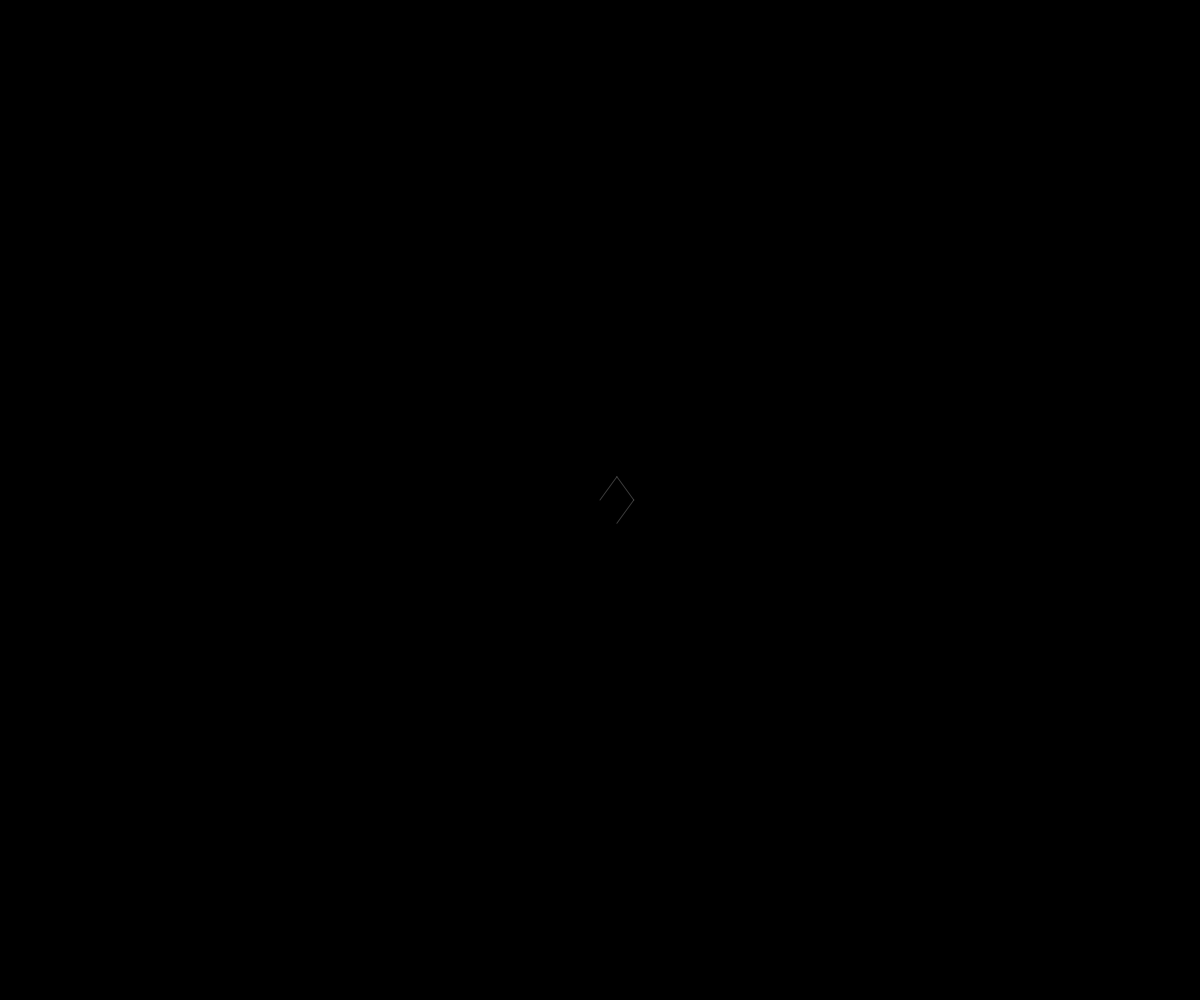
Frame 1 (no input)
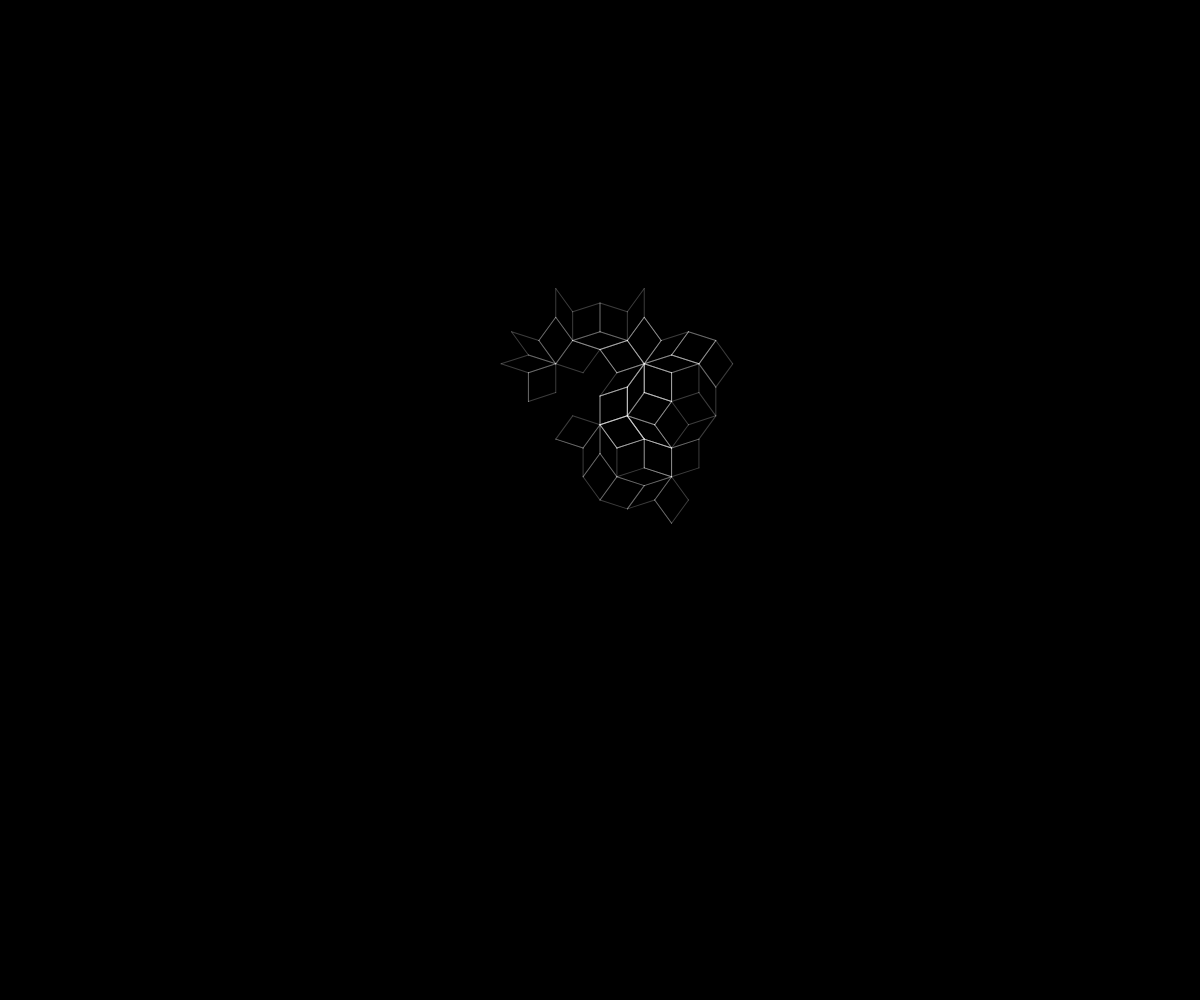
Frame 60 (no input)
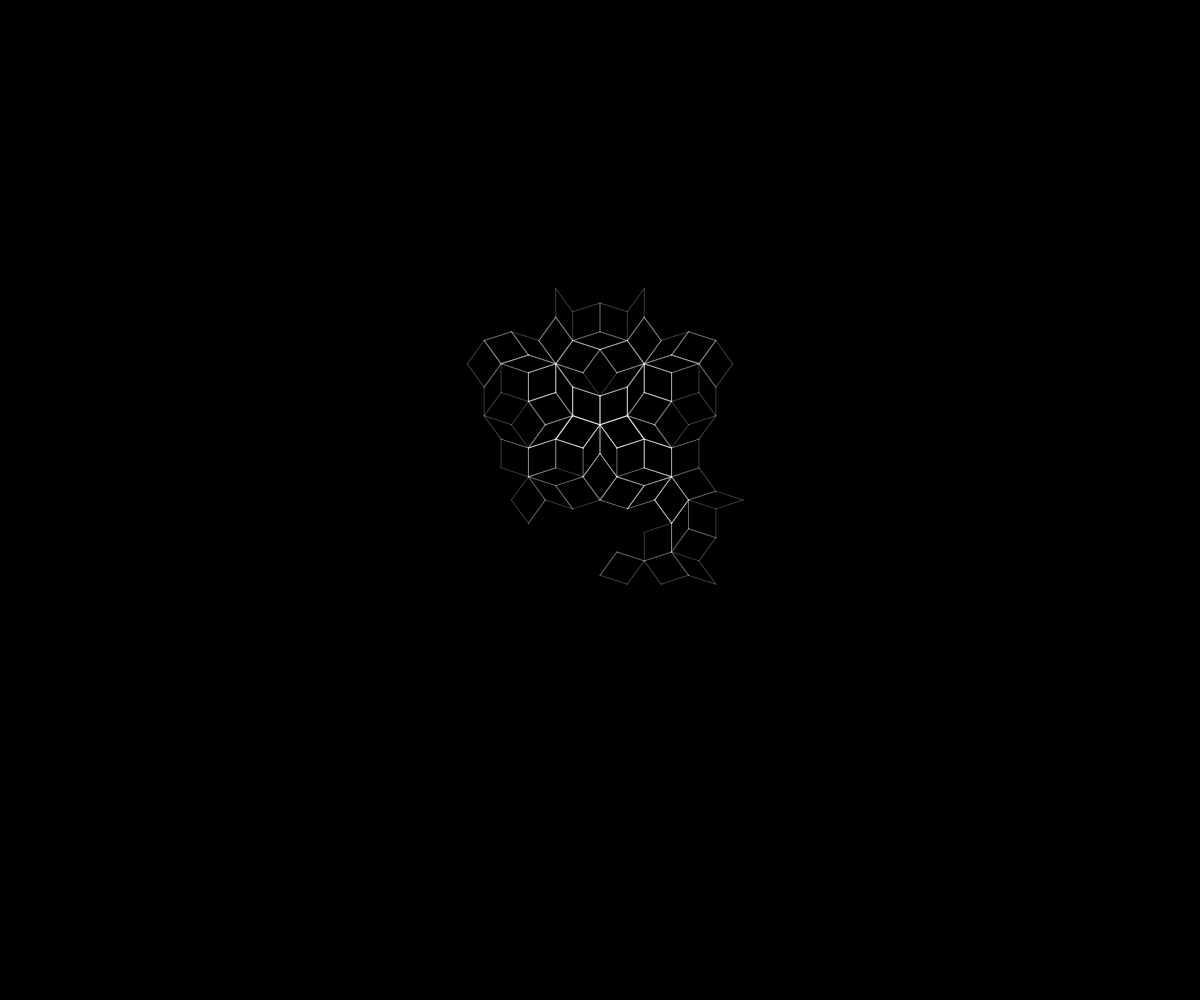
Frame 120 (the mouse pressed at the canvas centre since frame 60)

The p5.js sketch that drew these frames (run headless with seeded random() and noise() and a simulated clock; from frame 60 on, the mouse is pressed at the canvas centre):

// p5.js sketch
// ── sketch.js
/*
 * @name Penrose Tiles
 * @frame 710,400
 * @description This is a port by David Blitz of the "Penrose Tile" example from processing.org/examples
 */

let ds;

function setup() {
  createCanvas(windowWidth, windowHeight);
  ds = new PenroseLSystem();
  //please, play around with the following line
  ds.simulate(4);
}

function draw() {
  background(0);
  ds.render();
}

function PenroseLSystem() {
    this.steps = 0;

   //these are axiom and rules for the penrose rhombus l-system
   //a reference would be cool, but I couldn't find a good one
    this.axiom = "[X]++[X]++[X]++[X]++[X]";
    this.ruleW = "YF++ZF----XF[-YF----WF]++";
    this.ruleX = "+YF--ZF[---WF--XF]+";
    this.ruleY = "-WF++XF[+++YF++ZF]-";
    this.ruleZ = "--YF++++WF[+ZF++++XF]--XF";

    //please play around with the following two lines
    this.startLength = 460.0;
    this.theta = TWO_PI / 10.0; //36 degrees, try TWO_PI / 6.0, ...
    this.reset();
}

PenroseLSystem.prototype.simulate = function (gen) {
  while (this.getAge() < gen) {
    this.iterate(this.production);
  }
}

PenroseLSystem.prototype.reset = function () {
    this.production = this.axiom;
    this.drawLength = this.startLength;
    this.generations = 0;
  }

PenroseLSystem.prototype.getAge = function () {
    return this.generations;
  }

//apply substitution rules to create new iteration of production string
PenroseLSystem.prototype.iterate = function() {
    let newProduction = "";

    for(let i=0; i < this.production.length; ++i) {
      let step = this.production.charAt(i);
      //if current character is 'W', replace current character
      //by corresponding rule
      if (step == 'W') {
        newProduction = newProduction + this.ruleW;
      }
      else if (step == 'X') {
        newProduction = newProduction + this.ruleX;
      }
      else if (step == 'Y') {
        newProduction = newProduction + this.ruleY;
      }
      else if (step == 'Z') {
        newProduction = newProduction + this.ruleZ;
      }
      else {
        //drop all 'F' characters, don't touch other
        //characters (i.e. '+', '-', '[', ']'
        if (step != 'F') {
          newProduction = newProduction + step;
        }
      }
    }

    this.drawLength = this.drawLength * 0.5;
    this.generations++;
    this.production = newProduction;
}

//convert production string to a turtle graphic
PenroseLSystem.prototype.render = function () {
    translate(width / 2, height / 2);

    this.steps += 20;
    if(this.steps > this.production.length) {
      this.steps = this.production.length;
    }

    for(let i=0; i<this.steps; ++i) {
      let step = this.production.charAt(i);

      //'W', 'X', 'Y', 'Z' symbols don't actually correspond to a turtle action
      if( step == 'F') {
        stroke(255, 60);
        for(let j=0; j < this.repeats; j++) {
          line(0, 0, 0, -this.drawLength);
          noFill();
          translate(0, -this.drawLength);
        }
        this.repeats = 1;
      }
      else if (step == '+') {
        rotate(this.theta);
      }
      else if (step == '-') {
        rotate(-this.theta);
      }
      else if (step == '[') {
        push();
      }
      else if (step == ']') {
        pop();
      }
    }
  }
